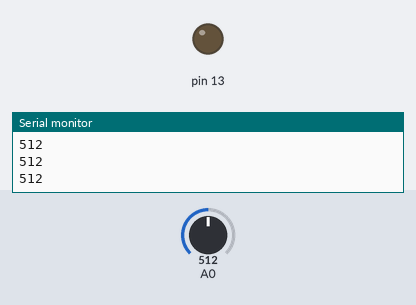
Bench run of a sketch on a simulated Arduino Uno, built with avr-gcc and run on an emulated ATmega328P. On the bench: output pins drawn as LEDs (lit = HIGH), the last lines printed to the serial monitor. Inputs (shaded band) come from the test bench; at power-on: A0 = 512.

Above: at 1.2 s.
1.3 s: A0 set to 489
At 1.8 s:
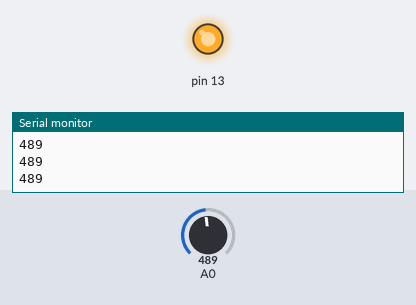
2.8 s: A0 set to 510
At 4.0 s:
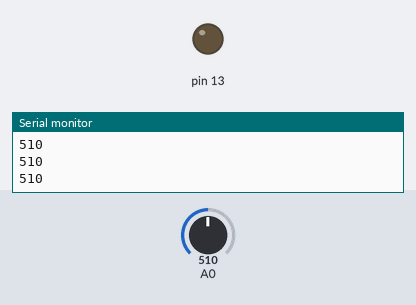
4.3 s: A0 set to 490
At 5.3 s:
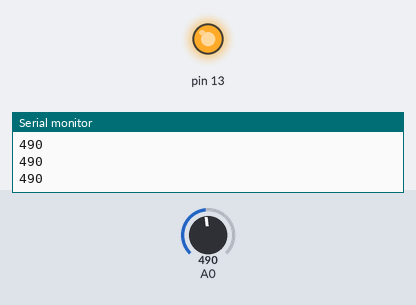
Timing chart, 0 to 7.3 s (numbered marks = the images above; inputs shaded):
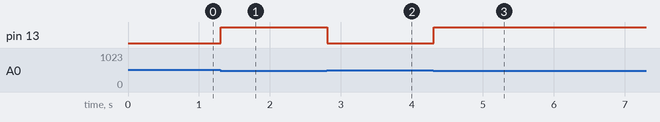

Measured:
- the behaviour switches between 501 and 500 on A0 (found by bisection; images 0 and 1)
- after the input at 1.3 s, pin 13: LOW → HIGH at once
- after the input at 2.8 s, pin 13: HIGH → LOW at once
- after the input at 4.3 s, pin 13: LOW → HIGH at once

The sketch:

leituraAnalogica.ino
```cpp
/**
  Leitura Analógica - Luz de Cortesia
  @author Sara Oliveira
*/

void setup() {
  pinMode(13, OUTPUT);
  Serial.begin(9600);
}

void loop() {
  int sensor = analogRead(A0);
  Serial.println(sensor);
  //Calibração do sensor (500 = valor do dia)
  //SE valor > 500 (dia) apagar a Luz SENÃO (noite) acender a Luz
  if (sensor > 500) {
    digitalWrite(13, LOW);
  } else {
    digitalWrite(13, HIGH);
  }
}
```
